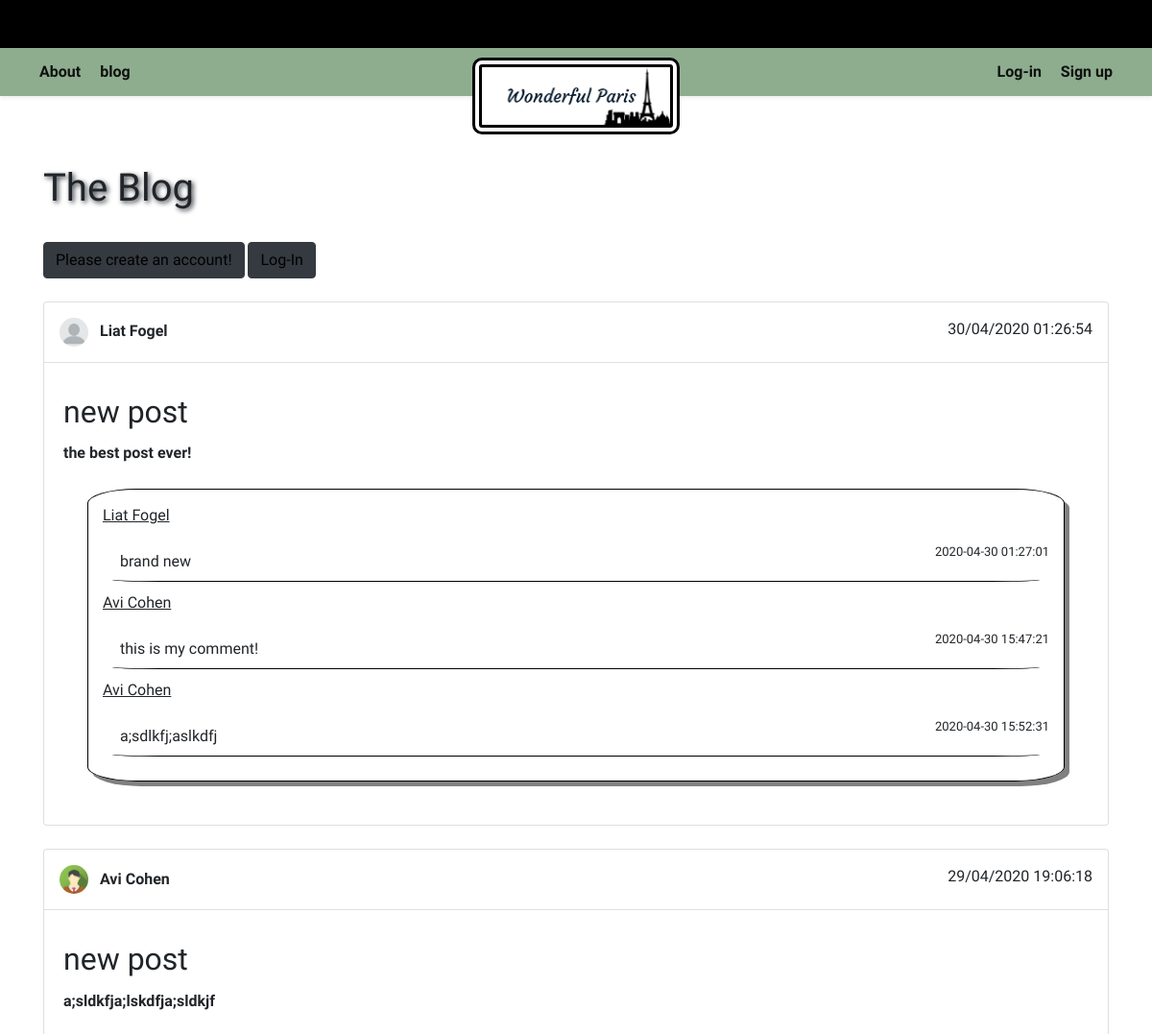
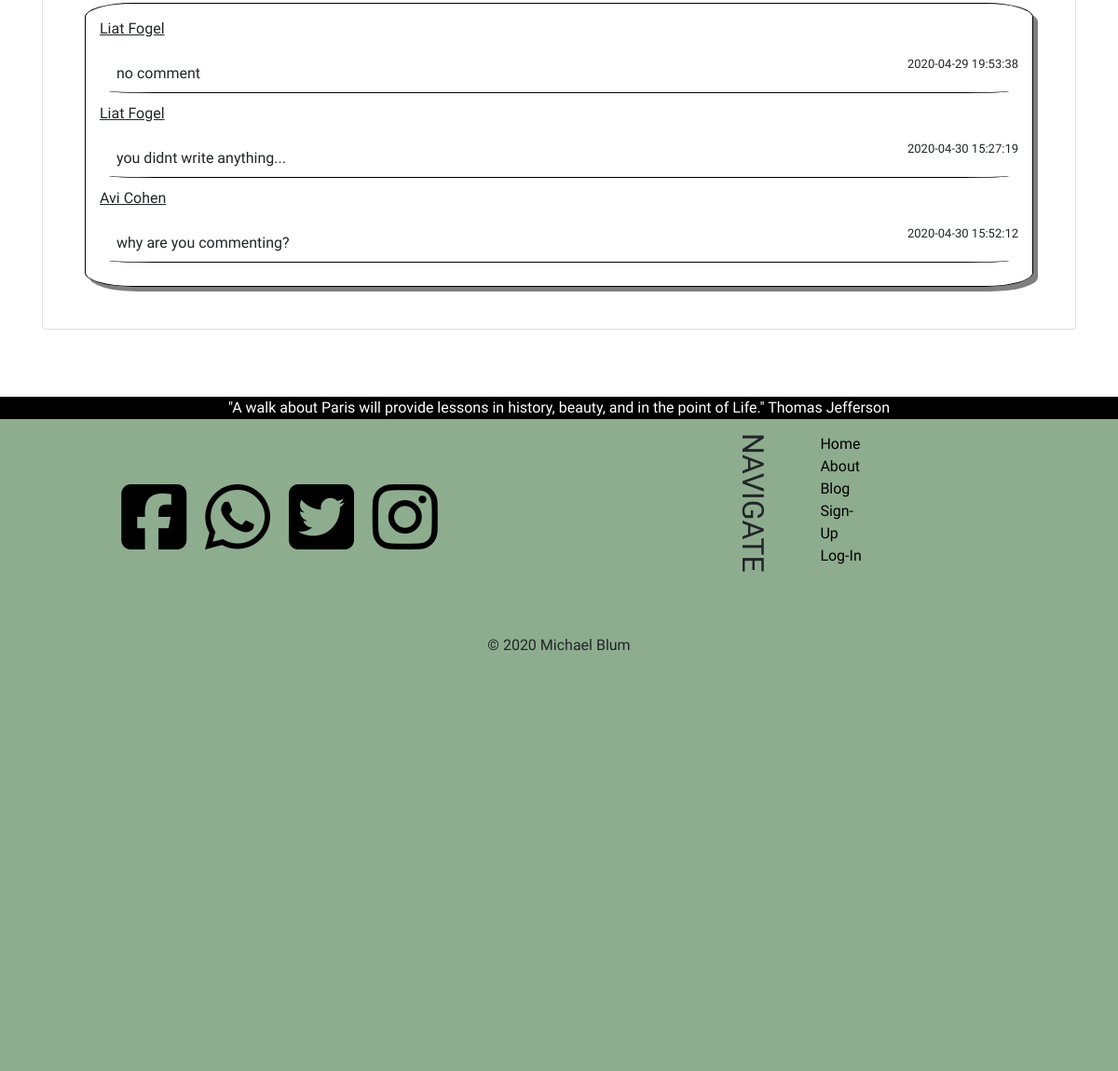
Screenshot of /blog.php with the database file from the repository (2 pictures, top to bottom).
### tables this page shows
CREATE TABLE `posts` (
  `id` int(11) NOT NULL,
  `user_id` int(11) NOT NULL,
  `post_title` varchar(255) NOT NULL,
  `post_body` text NOT NULL,
  `date` datetime NOT NULL DEFAULT current_timestamp()
);

CREATE TABLE `user_profiles` (
  `id` int(11) NOT NULL,
  `user_id` int(11) NOT NULL,
  `image_name` varchar(255) NOT NULL
);

CREATE TABLE `users` (
  `id` int(11) NOT NULL,
  `name` varchar(255) NOT NULL,
  `email` varchar(255) NOT NULL,
  `password` varchar(255) NOT NULL
);

CREATE TABLE `comments` (
  `comment_id` int(11) NOT NULL,
  `post_id` int(11) NOT NULL,
  `comment_writer_id` int(11) NOT NULL,
  `comment` text NOT NULL,
  `date` datetime NOT NULL
);

### app/helpers.php (called while the page is built, shortened)
<?php
if(!function_exists('auth_user')){
    function auth_user(){
        $auth = false;
        return $auth;
    }
}

### blog.php (the view, shortened to what this page needs)
<?php
require_once 'app/helpers.php';
$link = mysqli_connect(MYSQL_HOST, MYSQL_USER, MYSQL_PWD, MYSQL_DB);
$post_query = "SELECT up.image_name, u.name, p.*, DATE_FORMAT(p.date, '%d/%m/%Y %H:%i:%s') pdate
        FROM posts AS p
        JOIN users AS u ON u.id = p.user_id
        JOIN user_profiles AS up ON u.id = up.user_id
        ORDER BY p.date DESC;";
$post_query_result = mysqli_query($link, $post_query);
?>
<?php include 'tpl/header.php'; ?>
<main class="min-h-900">
    <div class="container">
        <div class="row">
            <div class="col-12 mt-4">
            <h1>The Blog</h1>
            <?php if(auth_user()): ?>
            <a href="add_post.php" class="btn btn-dark mt-4">Add new post</a>
            <?php else :?>
                <a href="signup.php" class="btn btn-dark mt-4">Please create an account!</a>
                <a href="login.php" class="btn btn-dark mt-4">Log-In</a>
            <?php endif; ?>
            </div>
        </div>
        <?php if( $post_query_result && mysqli_num_rows($post_query_result) > 0 ):?>
        <div class="row">
            <?php while($post = mysqli_fetch_assoc($post_query_result)): ?>
                <?php
                $comments_query = "SELECT users.name AS name, comments.* FROM comments
                JOIN posts ON posts.id = comments.post_id
                JOIN users ON comments.comment_writer_id = users.id
                WHERE posts.id = $post[id];";
                $comments_results = mysqli_query($link, $comments_query);?>
                <div class="col-12 mt-4">
                    <div class="card">
                        <div class="card-title border-bottom p-3">
                            <span><img width="30px" class="mr-2 rounded-circle" src="images/<?=$post['image_name']?>" alt="">
                            <b><?= htmlentities($post['name']); ?></b></span>
                            <span class="float-right"><?=  $post['pdate']; ?></span>
                        </div>
                        <div class="card-body">
                            <h2 class="card-title"><?= htmlentities($post['post_title']); ?></h2>
                            <p class="card-text"><?= str_replace("\n", '<br>', htmlentities($post['post_body'])); ?></p>
                        <div class="comments">
                        <?php while($comment = mysqli_fetch_assoc($comments_results)):?>
                                <p class="comment-text-name"><?= str_replace("\n", '<br>', htmlentities($comment['name'])); ?></p>
                                <p class="comment-text-date"><?= str_replace("\n", '<br>', htmlentities($comment['date'])); ?></p>
                                <p class="comment-text-comment"><?= str_replace("\n", '<br>', htmlentities($comment['comment'])); ?><br></p>
                            <?php endwhile; ?>
                        </div>
                        </div>
                    </div>
                </div>
            <?php endwhile; ?>
        </div>
        <?php endif; ?>
    </div>
</main>
<?php include 'tpl/footer.php'; ?>

### tpl/header.php (shortened to what this page needs)
<!doctype html>
<html lang="en">
<head>
<link rel="stylesheet" href="https://stackpath.bootstrapcdn.com/bootstrap/4.4.1/css/bootstrap.min.css">
<link rel="stylesheet" href="css/style.css">
</head>
<body>
<header class="mb-5">
<div class="container-fluid header-top">
</div>
<div class="paris-logo-div">
  <a class="text-center rounded d-flex justify-content-center" href="index.php">
      <img class = "paris-logo" alt="logo" src="images/logo.png">
    </a>
  </div>
  <div>
  <nav class="navbar navbar-expand-lg navbar-light font-weight-bold navigation-bar shadow-sm">
        <div class="container-fluid">
            <div class="collapse navbar-collapse" id="navbarSupportedContent">
              <ul class="navbar-nav mr-auto">
                <li class="nav-item active">
                  <a class="nav-link" href="about.php">About <span class="sr-only">(current)</span></a>
                </li>
                <li class="nav-item active">
                  <a class="nav-link" href="blog.php">blog <span class="sr-only">(current)</span></a>
                </li>
              </ul>
              <ul class="navbar-nav ml-auto">
               <?php if (!auth_user()) :?>
                <li class="nav-item active">
                  <a class="nav-link" href="login.php">Log-in <span class="sr-only">(current)</span></a>
                </li>
                <li class="nav-item active">
                  <a class="nav-link" href="signup.php">Sign up <span class="sr-only">(current)</span></a>
                </li>
               <?php endif;?>
              </ul>
            </div>
        </div>
    </nav>
  </div>
</header>

### tpl/footer.php (shortened to what this page needs)
<footer class="page-footer font-small pt-4 mt-5">
  <div class="container-fluid text-center">
    <div class="row">
      <div class="col-md p-0">
        <div class="top-footer">
                "A walk about Paris will provide lessons in history, beauty, and in   the point of Life." Thomas Jefferson
        </div>
      </div>
    </div>
  </div>
  <div class= main-footer>
  <div class="container-fluid text-center text-md-left">
    <div class="row">
      <div class="col-md text-center mt-5">
        <div style="font-size: 5rem;" class="icons">
            <a href="#"><i class="fab fa-facebook-square"></i></a>
            <a href="#"><i class="fab fa-whatsapp"></i></a>
            <a href="#"><i class="fab fa-twitter-square"></i></a>
            <a href="#"><i class="fab fa-instagram"></i></a>
        </div>
      </div>
      <div class="col-md">
        <div class="navigation">
          <h5 class="text-uppercase  navigate-left">Navigate</h5>
          <ul class="list-unstyled navigate-right">
            <li class="navigate-li">
              <a class="navigate-a" href="index.php">Home</a>
            </li>
            <li class="navigate-li">
                <a class="navigate-a" href="about.php">About</a>
            </li>
            <li class="navigate-li">
                <a class="navigate-a" href="blog.php">Blog</a>
            </li>
            <?php if(!auth_user()): ?>
            <li class="navigate-li">
                <a class="navigate-a" href="signup.php">Sign-Up</a>
            </li>
            <li class="navigate-li">
                <a class="navigate-a" href="login.php">Log-In</a>
            </li>
            <?php else: ?>
            <li class="navigate-li">
              <a class="navigate-a" href="profile.php">Profile</a>
            </li>
            <?php endif; ?>
          </ul>
        </div>
      </div>
    </div>
  </div>
  <div class="row">
    <div class="col-sm">
      <div class="footer-copyright text-center pb-3 d-none d-lg-block">
          © <?=date("Y")?> Michael Blum
      </div>
    </div>
  </div>
</footer>
</body>
</html>

### css/style.css (style rules this page uses)
body { background-image: url('../images/john-towner.jpg'); font-family: 'Courgette', cursive; background-size: auto; }
h1 { text-shadow: 2px 2px 5px #343A40; }
.min-h-900 { min-height: 900px; }
.navigation-bar { background-color: rgb(142, 173, 143) ; height: 50px; z-index: 3; }
.header-top { height: 50px; background-color: black; color: white; }
.paris-logo { height: 80px; background-color: white; border: black; border-radius: 10px; border-style: double; border-width: 10px; top: 60px; position: absolute; z-index: 1000000; }
.top-footer { background-color: black; color: white; }
.main-footer { background-color: rgb(142, 173, 143); }
.navigation { padding-top: 15px; padding-left: 150px; padding-right: 250px; }
.navigate-left { writing-mode: vertical-rl; text-orientation: mixed; width: 5%; height: 200px; float: left; font-size: 2rem; }
.navigate-right { margin-left: 5%; height: 200px; float: center; }
a { color: black; text-decoration: none; }
a:link { color: black; text-decoration: none; }
@media (max-width: 1200px) { .main-footer { position: relative; bottom: 0; width: 100%; height: 700px; } }
.navbar-light .navbar-nav .active>.nav-link, .navbar-light .navbar-nav .nav-link.active, .navbar-light .navbar-nav .nav-link.show, .navbar-light .navbar-nav .show>.nav-link { color: rgba(0,0,0,.9); box-shadow: inset 0 0 black; background-color: rgb(142, 173, 143); padding: 10px; border-radius: 10px; }
.comments { border: 1px solid black; border-radius: 5%; padding: 15px; margin: 25px; box-shadow: 5px 5px grey; }
.comment-text-comment { border-bottom: 1px solid black; border-radius: 5%; padding: 8px; margin: 10px; }
.comment-text-date { float: right; font-size: small; }
.card-text { font-weight: bold; }
.comment-text-name { text-decoration: underline; }

### rows the page displays
posts: user_profiles.image_name (placeholder picture), user.name "Liat Fogel", pdate "30/04/2020 01:26:54", post_title "new post", post_body "the best post ever!"
comments: comment_writer.name "Liat Fogel", date "2020-04-30 01:27:01", comment "brand new"
comments: comment_writer.name "Avi Cohen", date "2020-04-30 15:47:21", comment "this is my comment!"
comments: comment_writer.name "Avi Cohen", date "2020-04-30 15:52:31", comment "a;sdlkfj;aslkdfj"
posts: user_profiles.image_name (picture), user.name "Avi Cohen", pdate "29/04/2020 19:06:18", post_title "new post", post_body "a;sldkfja;lskdfja;sldkjf"
comments: comment_writer.name "Liat Fogel", date "2020-04-29 19:53:38", comment "no comment"
comments: comment_writer.name "Liat Fogel", date "2020-04-30 15:27:19", comment "you didnt write anything..."
comments: comment_writer.name "Avi Cohen", date "2020-04-30 15:52:12", comment "why are you commenting?"
